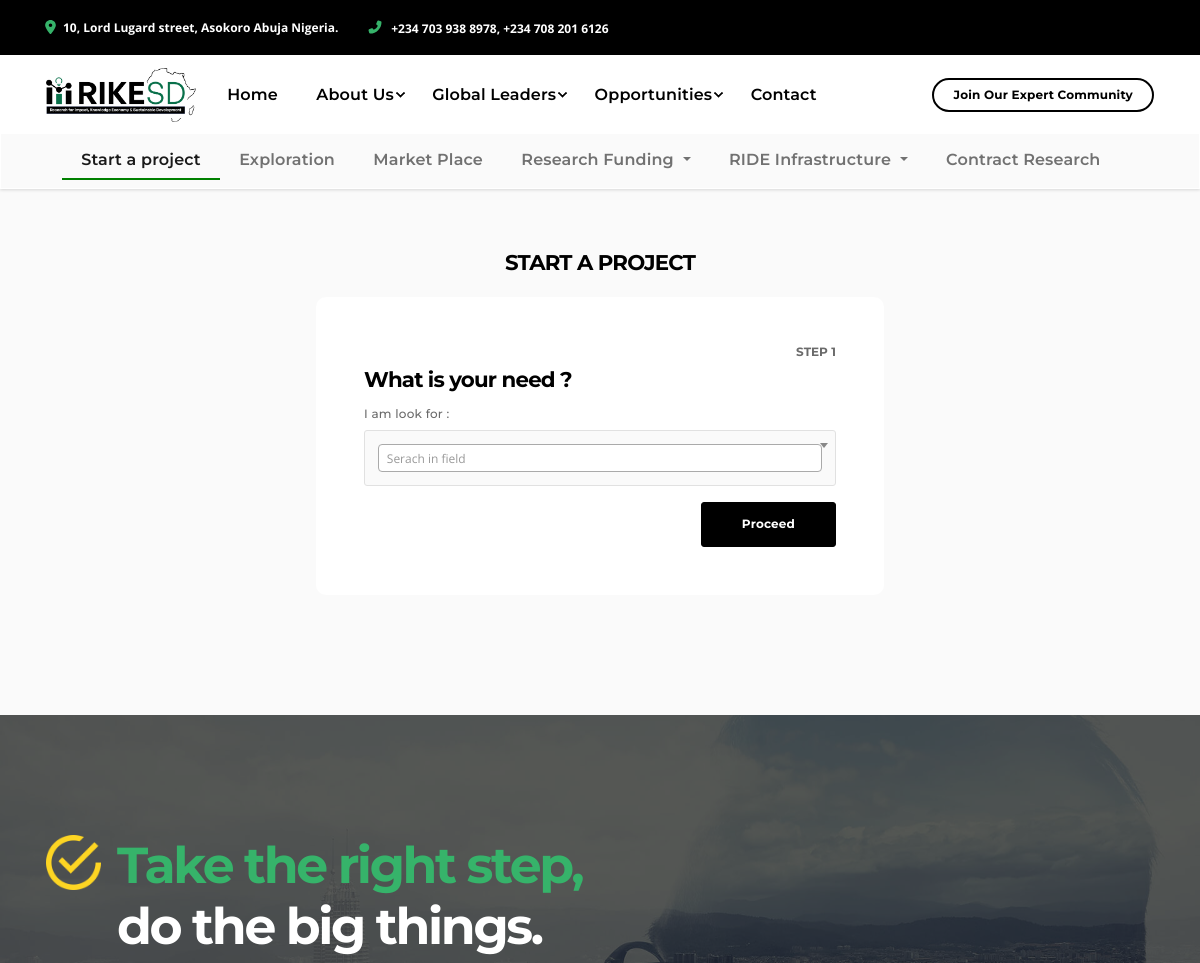
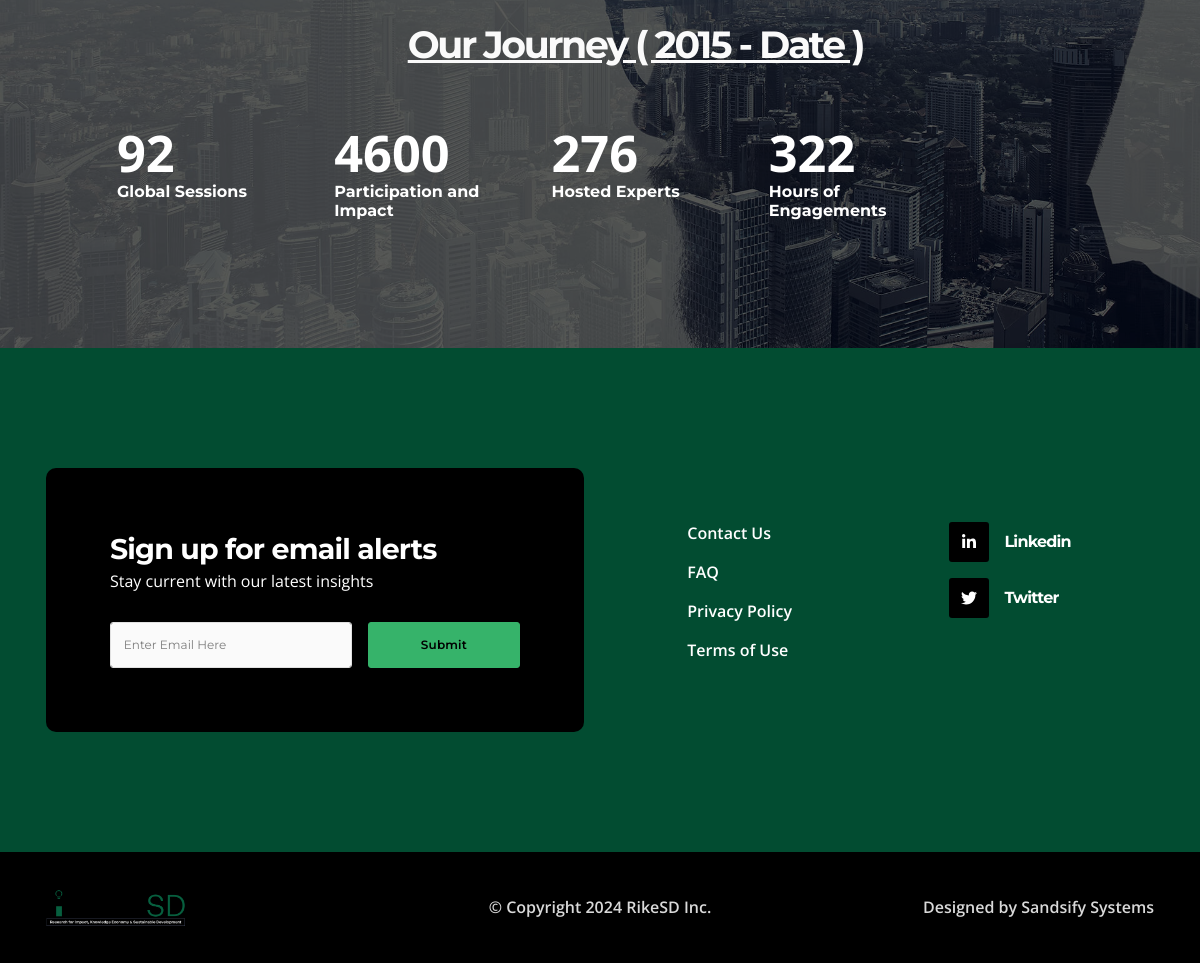
The app's page /services/start-project with its own data (2 pictures, top to bottom).
### tables this page shows
CREATE TABLE `services` (
  `id` int(11) NOT NULL,
  `item` varchar(255) DEFAULT NULL,
  `class_name` varchar(50) NOT NULL,
  `page` varchar(50) NOT NULL,
  `description` text NOT NULL,
  `category` int(11) NOT NULL,
  `sub_category` int(11) NOT NULL,
  `has_sub` int(11) DEFAULT 1,
  `created_at` timestamp NOT NULL DEFAULT current_timestamp(),
  `deleted` tinyint(1) DEFAULT 0
);

### private/functions.php (called while the page is built, shortened)
<?php
function url_for_root($script_path) {
  if($script_path[0] != '/') {
    $script_path = "/" . $script_path;
  }
  return WWW_PATH . $script_path;
}
?>

### private/classes/Services.class.php (called while the page is built, shortened)
<?php
class Services extends DatabaseObject
{
    protected static $table_name = "services";
    public static function find_by_category($options=[])
    {
        $category = $options['category'] ?? '';
        $sub_category = $options['sub_category'] ?? '';
        $sql = "SELECT * FROM " . static::$table_name . " ";
        $sql .= "WHERE (deleted IS NULL OR deleted = 0 OR deleted = '') ";
        if ($category) {
          $sql .= " AND category='" . self::$database->escape_string($category) . "'";
        }
        if (isset($sub_category)) {
            $sql .= " AND sub_category='" . self::$database->escape_string($sub_category) . "'";
          }
        $sql .= " ORDER BY id ASC ";
        $obj_array = static::find_by_sql($sql);
        return $obj_array;
    }
}

### private/classes/DatabaseObject.class.php (called while the page is built, shortened)
<?php
class DatabaseObject
{
  static protected $database;
  static public function set_database($database)
  {
    self::$database = $database;
  }
  static public function find_by_sql($sql)
  {
    $result = self::$database->query($sql);
    $object_array = [];
    while ($record = $result->fetch_assoc()) {
      $object_array[] = static::instantiate($record);
    }
    return $object_array;
  }
  static protected function instantiate($record)
  {
    $object = new static;
    foreach ($record as $property => $value) {
      if (property_exists($object, $property)) {
        $object->$property = $value;
      }
    }
    return $object;
  }
}
?>

### services/start-project.php (the view, shortened to what this page needs)
<?php require_once('../private/initialize.php');
$page_title = 'Start a project';
?>
<?php include(SHARED_PATH . '/main-header.php'); ?>
      <section class="section bg-100 container-fluid">
        <div class="row">
            <div class="col-md-9 col-lg-6 mx-auto" data-zanim-timeline="{}" data-zanim-trigger="scroll">
            <h4 class="text-uppercase fs-0 fs-md-1 text-center">Start a project</h4>
              <div class="card" data-zanim-xs='{"delay":0.1,"duration":1}'>
                <div class="card-body p-md-5" id="formbody">
                  <h6 class="text-uppercase text-muted  text-end" >Step <span id="step">1</span></h6>
                  <form id="stepForm" method="post" class="needs-validation" novalidate>
                        <div class="step" id="step1">
                            <h5>What is your need ?</h5>
                            <div class="mb-3">
                            <label for="need">I am look for :</label>
                            </div>
                            <div class="text-end">
                                <button type="button" class="btn btn-primary btn-next">Proceed</button>
                            </div>
                        </div>
                    </form>
                </div>
              </div>
            </div>
        </div>
      </section>
    </main>
<?php include(SHARED_PATH . '/main-footer.php'); ?>

### private/shared/main-header.php (shortened to what this page needs)
<!DOCTYPE html>
<html lang="en-US" dir="ltr">
<head>
  <link href="<?php echo url_for_root('vendors/swiper/swiper-bundle.min.css ') ?>" rel="stylesheet">
  <link href="<?php echo url_for_root('vendors/hamburgers/hamburgers.min.css ') ?>" rel="stylesheet">
  <link href="<?php echo url_for_root('vendors/loaders.css/loaders.min.css ') ?>" rel="stylesheet">
  <link href="<?php echo url_for_root('assets/css/theme.min.css ') ?>" rel="stylesheet" />
  <link href="<?php echo url_for_root('assets/css/user.min.css ') ?>" rel="stylesheet" />
  <link href="https://cdn.jsdelivr.net/npm/select2@4.1.0-rc.0/dist/css/select2.min.css" rel="stylesheet" />
  <link href="
      https://cdn.jsdelivr.net/npm/sweetalert2@11.7/dist/sweetalert2.min.css
      " rel="stylesheet">
</head>
<body>
  <div class="bg-primary py-3 d-none d-sm-block text-white fw-bold ">
    <div class="container">
      <div class="row align-items-center gx-4">
        <div class="col-auto d-none d-lg-block fs--1"><span class="fas fa-map-marker-alt text-success me-2"
            data-fa-transform="grow-3"></span>10, Lord Lugard street, Asokoro Abuja Nigeria. </div>
        <div class="col-auto"><span class="fas fa-phone-alt text-success" data-fa-transform="shrink-3"></span><a
            class="ms-2 fs--1 d-inline text-white fw-bold" href="tel:2123865575">+234 703 938 8978, +234 708 201
            6126</a></div>
      </div>
    </div>
  </div>
  <?php if ($page_title != '404'): ?>
    <div class="sticky-top navbar-RikeSD">
      <div class="container">
        <nav class="navbar navbar-expand-lg">
          <a class="navbar-brand" href="<?php echo url_for_root('/home') ?>">
            <img src="<?php echo url_for_root('assets/img/logo-dark.png') ?>" width="150" width="150" alt="logo" />
          </a>
          <div class="collapse navbar-collapse" id="primaryNavbarCollapse">
            <ul class="navbar-nav py-3 py-lg-0 mt-1 mb-2 my-lg-0 ms-lg-n1">
              <li class="nav-item dropdown">
                <a class="nav-link <?php echo $page_title == 'Home' ? 'active' : '' ?>"
                  href="<?php echo url_for_root('/home') ?>">Home</a>
              </li>
              <li class="nav-item dropdown">
                <a class="nav-link <?php echo $page_title == 'About' ? 'active' : '' ?>  dropdown-toggle dropdown-indicator"
                  href="JavaScript:void(0)" role="button" data-bs-toggle="dropdown" aria-expanded="false">About Us</a>
              </li>
              <li class="nav-item dropdown"><a
                  class="nav-link <?php echo $page_title == 'Global Leaders' ? 'active' : '' ?> dropdown-toggle dropdown-indicator"
                  href="JavaScript:void(0)" role="button" data-bs-toggle="dropdown" aria-expanded="false">Global
                  Leaders</a>
              </li>
              <li class="nav-item dropdown"><a
                  class="nav-link <?php echo $page_title == '' ? 'active' : '' ?> dropdown-toggle dropdown-indicator"
                  href="JavaScript:void(0)" role="button" data-bs-toggle="dropdown"
                  aria-expanded="false">Opportunities</a>
              </li>
              <li class="nav-item dropdown"><a
                  class="nav-link <?php echo $page_title == 'Science to Business' ? 'active' : '' ?>"
                  href="<?php echo url_for_root('contact') ?>" role="button">Contact</a></li>
            </ul><a
              class="btn btn-outline-primary rounded-pill btn-sm border-2 d-block d-lg-inline-block ms-auto my-3 my-lg-0"
              href="<?php echo url_for_root('/') ?>" target="_blank">Join Our Expert Community</a>
          </div>
        </nav>
      </div>
      <div class="container-fluid bg-light">
        <div class="container ">
          <nav class="navbar navbar-expand-lg navbar-light">
            <div class="container">
              <div class="collapse navbar-collapse" id="navbarNav">
                <ul class="navbar-nav">
                  <?php foreach (Services::find_by_category(['category' => '2', 'sub_category' => 0]) as $key => $value): ?>
                    <?php if ($value->sub_category == 0 && $value->has_sub == 1) { ?>
                      <li class="nav-item dropdown">
                        <a class="nav-link <?php echo $page_title == $value->item ? 'active' : '' ?> dropdown-toggle" href="#"
                          id="navbarDropdown" role="button" data-bs-toggle="dropdown" aria-expanded="false">
                          <?= $value->item ?>
                        </a>
                      </li>
                    <?php } else { ?>
                      <li class="nav-item">
                        <a class="nav-link <?php echo $page_title == $value->item ? 'active' : '' ?>"
                          href="<?php echo url_for_root($value->page . '?tab=' . $value->id) ?>">
                          <?php echo $value->item; ?></a>
                      </li>
                    <?php } ?>
                  <?php endforeach ?>
                </ul>
              </div>
            </div>
          </nav>
        </div>
      </div>
    </div>
  <?php endif ?>
  <main class="main" id="top">

### private/shared/main-header.php (style rules this page uses)
.nav-item>.active { color: green; border-bottom: 2px solid green !important }

### records on screen
services: item "Start a project"
services: item "Exploration"
services: item "Market Place"
services: item "Research Funding"
services: item "RIDE Infrastructure"
services: item "Contract Research"
